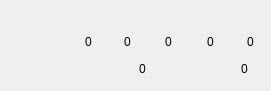
   <widget class="QWidget" name="widget_my_card" native="true">
    <property name="geometry">
     <rect>
      <x>10</x>
      <y>40</y>
      <width>271</width>
      <height>91</height>
     </rect>
    </property>
    <widget class="QLabel" name="label_add_yz">
     <property name="geometry">
      <rect>
       <x>179</x>
       <y>30</y>
       <width>23</width>
       <height>23</height>
      </rect>
     </property>
     <property name="font">
      <font>
       <pointsize>13</pointsize>
       <weight>75</weight>
       <bold>true</bold>
      </font>
     </property>
     <property name="contextMenuPolicy">
      <enum>Qt::NoContextMenu</enum>
     </property>
     <property name="styleSheet">
      <string notr="true">border-image: url(:/image/add_yz.png);</string>
     </property>
     <property name="text">
      <string/>
     </property>
     <property name="alignment">
      <set>Qt::AlignCenter</set>
     </property>
    </widget>
    <widget class="QLabel" name="label_add_sz">
     <property name="geometry">
      <rect>
       <x>137</x>
       <y>30</y>
       <width>23</width>
       <height>23</height>
      </rect>
     </property>
     <property name="font">
      <font>
       <pointsize>13</pointsize>
       <weight>75</weight>
       <bold>true</bold>
      </font>
     </property>
     <property name="contextMenuPolicy">
      <enum>Qt::NoContextMenu</enum>
     </property>
     <property name="styleSheet">
      <string notr="true">border-image: url(:/image/add_sz.png);</string>
     </property>
     <property name="text">
      <string/>
     </property>
     <property name="alignment">
      <set>Qt::AlignCenter</set>
     </property>
    </widget>
    <widget class="QLabel" name="label_inc_xh">
     <property name="geometry">
      <rect>
       <x>78</x>
       <y>30</y>
       <width>21</width>
       <height>23</height>
      </rect>
     </property>
     <property name="contextMenuPolicy">
      <enum>Qt::NoContextMenu</enum>
     </property>
     <property name="styleSheet">
      <string notr="true"/>
     </property>
     <property name="text">
      <string>0</string>
     </property>
     <property name="alignment">
      <set>Qt::AlignCenter</set>
     </property>
    </widget>
    <widget class="QLabel" name="label_total_xh">
     <property name="geometry">
      <rect>
       <x>122</x>
       <y>57</y>
       <width>41</width>
       <height>23</height>
      </rect>
     </property>
     <property name="contextMenuPolicy">
      <enum>Qt::NoContextMenu</enum>
     </property>
     <property name="styleSheet">
      <string notr="true"/>
     </property>
     <property name="text">
      <string>0</string>
     </property>
     <property name="alignment">
      <set>Qt::AlignCenter</set>
     </property>
    </widget>
    <widget class="QLabel" name="label_add_byz">
     <property name="geometry">
      <rect>
       <x>220</x>
       <y>30</y>
       <width>23</width>
       <height>23</height>
      </rect>
     </property>
     <property name="font">
      <font>
       <pointsize>13</pointsize>
       <weight>75</weight>
       <bold>true</bold>
      </font>
     </property>
     <property name="contextMenuPolicy">
      <enum>Qt::NoContextMenu</enum>
     </property>
     <property name="styleSheet">
      <string notr="true">border-image: url(:/image/add_byz.png);</string>
     </property>
     <property name="text">
      <string/>
     </property>
     <property name="alignment">
      <set>Qt::AlignCenter</set>
     </property>
    </widget>
    <widget class="QLabel" name="label_inc_sz">
     <property name="geometry">
      <rect>
       <x>158</x>
       <y>30</y>
       <width>21</width>
       <height>23</height>
      </rect>
     </property>
     <property name="contextMenuPolicy">
      <enum>Qt::NoContextMenu</enum>
     </property>
     <property name="styleSheet">
      <string notr="true"/>
     </property>
     <property name="text">
      <string>0</string>
     </property>
     <property name="alignment">
      <set>Qt::AlignCenter</set>
     </property>
    </widget>
    <widget class="QLabel" name="label_inc_jd">
     <property name="geometry">
      <rect>
       <x>117</x>
       <y>30</y>
       <width>21</width>
       <height>23</height>
      </rect>
     </property>
     <property name="contextMenuPolicy">
      <enum>Qt::NoContextMenu</enum>
     </property>
     <property name="styleSheet">
      <string notr="true"/>
     </property>
     <property name="text">
      <string>0</string>
     </property>
     <property name="alignment">
      <set>Qt::AlignCenter</set>
     </property>
    </widget>
    <widget class="QLabel" name="label_inc_yz">
     <property name="geometry">
      <rect>
       <x>200</x>
       <y>30</y>
       <width>21</width>
       <height>23</height>
      </rect>
     </property>
     <property name="contextMenuPolicy">
      <enum>Qt::NoContextMenu</enum>
     </property>
     <property name="styleSheet">
      <string notr="true"/>
     </property>
     <property name="text">
      <string>0</string>
     </property>
     <property name="alignment">
      <set>Qt::AlignCenter</set>
     </property>
    </widget>
    <widget class="QLabel" name="label_add_jd">
     <property name="geometry">
      <rect>
       <x>97</x>
       <y>30</y>
       <width>23</width>
       <height>23</height>
      </rect>
     </property>
     <property name="font">
      <font>
       <pointsize>13</pointsize>
       <weight>75</weight>
       <bold>true</bold>
      </font>
     </property>
     <property name="contextMenuPolicy">
      <enum>Qt::NoContextMenu</enum>
     </property>
     <property name="styleSheet">
      <string notr="true">border-image: url(:/image/add_jd.png);</string>
     </property>
     <property name="text">
      <string/>
     </property>
     <property name="alignment">
      <set>Qt::AlignCenter</set>
     </property>
    </widget>
    <widget class="QLabel" name="label_total_jd">
     <property name="geometry">
      <rect>
       <x>224</x>
       <y>57</y>
       <width>41</width>
       <height>23</height>
      </rect>
     </property>
     <property name="contextMenuPolicy">
      <enum>Qt::NoContextMenu</enum>
     </property>
     <property name="styleSheet">
      <string notr="true"/>
     </property>
     <property name="text">
      <string>0</string>
     </property>
     <property name="alignment">
      <set>Qt::AlignCenter</set>
     </property>
    </widget>
    <widget class="QLabel" name="label_inc_byz">
     <property name="geometry">
      <rect>
       <x>240</x>
       <y>30</y>
       <width>21</width>
       <height>23</height>
      </rect>
     </property>
     <property name="contextMenuPolicy">
      <enum>Qt::NoContextMenu</enum>
     </property>
     <property name="styleSheet">
      <string notr="true"/>
     </property>
     <property name="text">
      <string>0</string>
     </property>
     <property name="alignment">
      <set>Qt::AlignCenter</set>
     </property>
    </widget>
    <widget class="QLabel" name="label_add_xh">
     <property name="geometry">
      <rect>
       <x>57</x>
       <y>30</y>
       <width>23</width>
       <height>23</height>
      </rect>
     </property>
     <property name="font">
      <font>
       <pointsize>13</pointsize>
       <weight>75</weight>
       <bold>true</bold>
      </font>
     </property>
     <property name="contextMenuPolicy">
      <enum>Qt::NoContextMenu</enum>
     </property>
     <property name="styleSheet">
      <string notr="true">border-image: url(:/image/add_xh.png);</string>
     </property>
     <property name="text">
      <string/>
     </property>
     <property name="alignment">
      <set>Qt::AlignCenter</set>
     </property>
    </widget>
    <widget class="Billboard" name="label_imname">
     <property name="geometry">
      <rect>
       <x>10</x>
       <y>4</y>
       <width>241</width>
       <height>20</height>
      </rect>
     </property>
     <property name="font">
      <font>
       <pointsize>9</pointsize>
      </font>
     </property>
     <property name="styleSheet">
      <string notr="true"/>
     </property>
     <property name="text">
      <string/>
     </property>
     <property name="alignment">
      <set>Qt::AlignCenter</set>
     </property>
    </widget>
    <widget class="DetailedTipWidget" name="widget_mouse_mark_mine" native="true">
     <property name="geometry">
      <rect>
       <x>10</x>
       <y>30</y>
       <width>41</width>
       <height>41</height>
      </rect>
     </property>
    </widget>
    <zorder>widget_mouse_mark_mine</zorder>
    <zorder>label_add_yz</zorder>
    <zorder>label_add_sz</zorder>
    <zorder>label_inc_xh</zorder>
    <zorder>label_total_xh</zorder>
    <zorder>label_add_byz</zorder>
    <zorder>label_inc_sz</zorder>
    <zorder>label_inc_jd</zorder>
    <zorder>label_inc_yz</zorder>
    <zorder>label_add_jd</zorder>
    <zorder>label_total_jd</zorder>
    <zorder>label_inc_byz</zorder>
    <zorder>label_add_xh</zorder>
    <zorder>label_imname</zorder>
   </widget>
